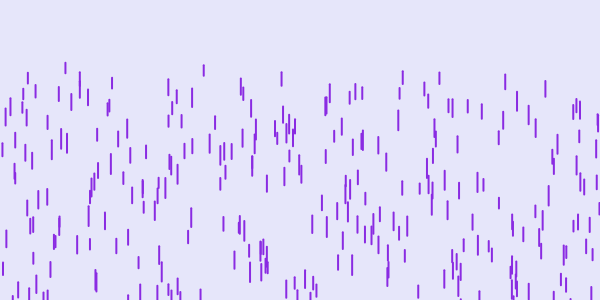
Frame 1 (no input)
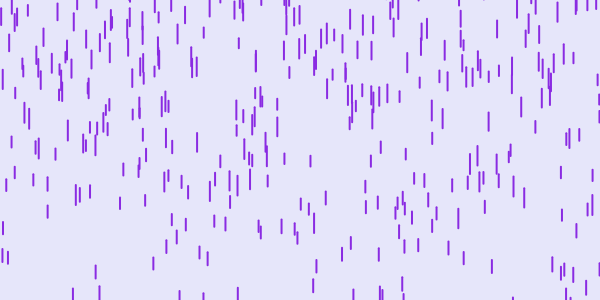
Frame 60 (no input)
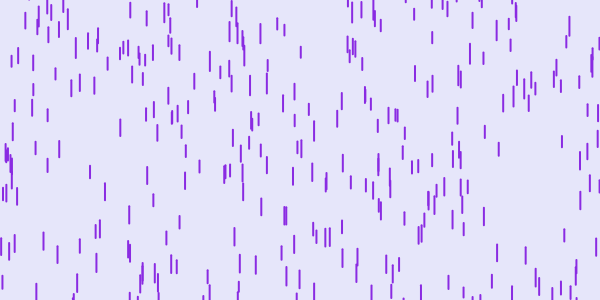
Frame 120 (the mouse pressed at the canvas centre since frame 60)

The p5.js sketch that drew these frames (run headless with seeded random() and noise() and a simulated clock; from frame 60 on, the mouse is pressed at the canvas centre):

// p5.js sketch
// ── sketch.js


var raindrops = [];

function setup() {
  createCanvas(600, 300);
  for (var i = 0; i < 500; i++) {
    raindrops[i] = new Drop();
  }
}

function draw() {
  background(230, 230, 250);
  for (var i = 0; i < raindrops.length; i++) {
    raindrops[i].fall();
    raindrops[i].display();
  }
}

// ── drop.js


class Drop {
  constructor(
    
  ){
    this.x = random(width);
    this.y = random(500, 50);
     this.z = random(0, 20);
    this.len = map(this.z, 0, 20, 10, 20);
    this.yspeed = map(this.z, 0, 20, 10, 40);
  
  }
  
  fall() {
    this.y = this.y + this.yspeed;
    var gravity = map(this.z, 0, 20, 0, 0.2);
    this.yspeed = this.yspeed + gravity;

    if (this.y > height) {
      this.y = random(-200, -100);
      this.yspeed = map(this.z, 0, 20, 4, 10);
    }
  }

  display () {
    var drizzles = map(this.z, 0, 20, 1, 3);
    strokeWeight(2);
    stroke(138, 43, 226);
    line(this.x, this.y, this.x, this.y + this.len);
  }
}
